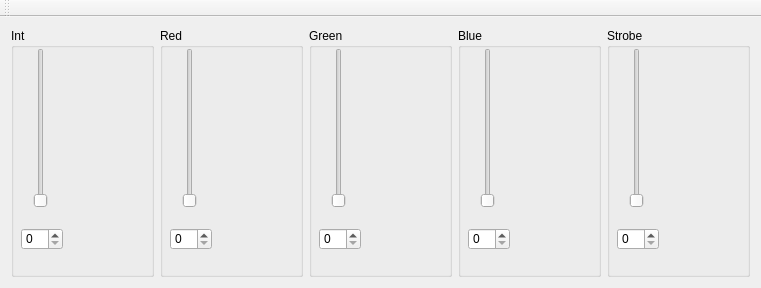
<?xml version="1.0" encoding="UTF-8"?>
<ui version="4.0">
 <class>MainWindow</class>
 <widget class="QMainWindow" name="MainWindow">
  <property name="geometry">
   <rect>
    <x>0</x>
    <y>0</y>
    <width>761</width>
    <height>288</height>
   </rect>
  </property>
  <property name="sizePolicy">
   <sizepolicy hsizetype="Preferred" vsizetype="Fixed">
    <horstretch>0</horstretch>
    <verstretch>0</verstretch>
   </sizepolicy>
  </property>
  <property name="windowTitle">
   <string>Mini DMX</string>
  </property>
  <widget class="QWidget" name="centralWidget">
   <layout class="QHBoxLayout" name="horizontalLayout">
    <item>
     <layout class="QGridLayout" name="gridLayout">
      <item row="0" column="0">
       <layout class="QHBoxLayout" name="horizontalLayout_2">
        <item>
         <widget class="QGroupBox" name="groupBox">
          <property name="title">
           <string>Int</string>
          </property>
          <widget class="QSlider" name="verticalSlider">
           <property name="geometry">
            <rect>
             <x>20</x>
             <y>20</y>
             <width>19</width>
             <height>160</height>
            </rect>
           </property>
           <property name="maximum">
            <number>255</number>
           </property>
           <property name="singleStep">
            <number>1</number>
           </property>
           <property name="orientation">
            <enum>Qt::Vertical</enum>
           </property>
          </widget>
          <widget class="QSpinBox" name="levelSpinBox">
           <property name="geometry">
            <rect>
             <x>10</x>
             <y>200</y>
             <width>42</width>
             <height>22</height>
            </rect>
           </property>
           <property name="maximum">
            <number>255</number>
           </property>
          </widget>
         </widget>
        </item>
        <item>
         <widget class="QGroupBox" name="groupBox_2">
          <property name="title">
           <string>Red</string>
          </property>
          <widget class="QSlider" name="verticalSlider_2">
           <property name="geometry">
            <rect>
             <x>20</x>
             <y>20</y>
             <width>19</width>
             <height>160</height>
            </rect>
           </property>
           <property name="maximum">
            <number>255</number>
           </property>
           <property name="singleStep">
            <number>1</number>
           </property>
           <property name="orientation">
            <enum>Qt::Vertical</enum>
           </property>
          </widget>
          <widget class="QSpinBox" name="rSpinBox">
           <property name="geometry">
            <rect>
             <x>10</x>
             <y>200</y>
             <width>42</width>
             <height>22</height>
            </rect>
           </property>
           <property name="maximum">
            <number>255</number>
           </property>
          </widget>
         </widget>
        </item>
        <item>
         <widget class="QGroupBox" name="groupBox_3">
          <property name="title">
           <string>Green</string>
          </property>
          <widget class="QSlider" name="verticalSlider_3">
           <property name="geometry">
            <rect>
             <x>20</x>
             <y>20</y>
             <width>19</width>
             <height>160</height>
            </rect>
           </property>
           <property name="maximum">
            <number>255</number>
           </property>
           <property name="singleStep">
            <number>1</number>
           </property>
           <property name="orientation">
            <enum>Qt::Vertical</enum>
           </property>
          </widget>
          <widget class="QSpinBox" name="gSpinBox">
           <property name="geometry">
            <rect>
             <x>10</x>
             <y>200</y>
             <width>42</width>
             <height>22</height>
            </rect>
           </property>
           <property name="maximum">
            <number>255</number>
           </property>
          </widget>
         </widget>
        </item>
        <item>
         <widget class="QGroupBox" name="groupBox_4">
          <property name="title">
           <string>Blue</string>
          </property>
          <widget class="QSlider" name="verticalSlider_4">
           <property name="geometry">
            <rect>
             <x>20</x>
             <y>20</y>
             <width>19</width>
             <height>160</height>
            </rect>
           </property>
           <property name="maximum">
            <number>255</number>
           </property>
           <property name="singleStep">
            <number>1</number>
           </property>
           <property name="orientation">
            <enum>Qt::Vertical</enum>
           </property>
          </widget>
          <widget class="QSpinBox" name="bSpinBox">
           <property name="geometry">
            <rect>
             <x>10</x>
             <y>200</y>
             <width>42</width>
             <height>22</height>
            </rect>
           </property>
           <property name="maximum">
            <number>255</number>
           </property>
          </widget>
         </widget>
        </item>
        <item>
         <widget class="QGroupBox" name="groupBox_5">
          <property name="title">
           <string>Strobe</string>
          </property>
          <widget class="QSlider" name="verticalSlider_5">
           <property name="geometry">
            <rect>
             <x>20</x>
             <y>20</y>
             <width>19</width>
             <height>160</height>
            </rect>
           </property>
           <property name="maximum">
            <number>255</number>
           </property>
           <property name="singleStep">
            <number>1</number>
           </property>
           <property name="orientation">
            <enum>Qt::Vertical</enum>
           </property>
          </widget>
          <widget class="QSpinBox" name="strobeSpinBox">
           <property name="geometry">
            <rect>
             <x>10</x>
             <y>200</y>
             <width>42</width>
             <height>22</height>
            </rect>
           </property>
           <property name="maximum">
            <number>255</number>
           </property>
          </widget>
         </widget>
        </item>
       </layout>
      </item>
     </layout>
    </item>
   </layout>
  </widget>
  <widget class="QMenuBar" name="menuBar">
   <property name="geometry">
    <rect>
     <x>0</x>
     <y>0</y>
     <width>761</width>
     <height>21</height>
    </rect>
   </property>
  </widget>
  <widget class="QToolBar" name="mainToolBar">
   <attribute name="toolBarArea">
    <enum>TopToolBarArea</enum>
   </attribute>
   <attribute name="toolBarBreak">
    <bool>false</bool>
   </attribute>
  </widget>
 </widget>
 <layoutdefault spacing="6" margin="11"/>
 <resources/>
 <connections>
  <connection>
   <sender>verticalSlider</sender>
   <signal>sliderMoved(int)</signal>
   <receiver>levelSpinBox</receiver>
   <slot>setValue(int)</slot>
   <hints>
    <hint type="sourcelabel">
     <x>39</x>
     <y>142</y>
    </hint>
    <hint type="destinationlabel">
     <x>40</x>
     <y>253</y>
    </hint>
   </hints>
  </connection>
  <connection>
   <sender>levelSpinBox</sender>
   <signal>valueChanged(int)</signal>
   <receiver>verticalSlider</receiver>
   <slot>setValue(int)</slot>
   <hints>
    <hint type="sourcelabel">
     <x>40</x>
     <y>253</y>
    </hint>
    <hint type="destinationlabel">
     <x>39</x>
     <y>142</y>
    </hint>
   </hints>
  </connection>
  <connection>
   <sender>levelSpinBox</sender>
   <signal>valueChanged(int)</signal>
   <receiver>MainWindow</receiver>
   <slot>faderSliderMoved()</slot>
   <hints>
    <hint type="sourcelabel">
     <x>40</x>
     <y>253</y>
    </hint>
    <hint type="destinationlabel">
     <x>199</x>
     <y>149</y>
    </hint>
   </hints>
  </connection>
  <connection>
   <sender>verticalSlider</sender>
   <signal>sliderMoved(int)</signal>
   <receiver>MainWindow</receiver>
   <slot>faderSliderMoved()</slot>
   <hints>
    <hint type="sourcelabel">
     <x>39</x>
     <y>142</y>
    </hint>
    <hint type="destinationlabel">
     <x>199</x>
     <y>149</y>
    </hint>
   </hints>
  </connection>
  <connection>
   <sender>rSpinBox</sender>
   <signal>valueChanged(int)</signal>
   <receiver>verticalSlider_2</receiver>
   <slot>setValue(int)</slot>
   <hints>
    <hint type="sourcelabel">
     <x>111</x>
     <y>252</y>
    </hint>
    <hint type="destinationlabel">
     <x>110</x>
     <y>186</y>
    </hint>
   </hints>
  </connection>
  <connection>
   <sender>verticalSlider_2</sender>
   <signal>sliderMoved(int)</signal>
   <receiver>rSpinBox</receiver>
   <slot>setValue(int)</slot>
   <hints>
    <hint type="sourcelabel">
     <x>111</x>
     <y>119</y>
    </hint>
    <hint type="destinationlabel">
     <x>122</x>
     <y>257</y>
    </hint>
   </hints>
  </connection>
  <connection>
   <sender>gSpinBox</sender>
   <signal>valueChanged(int)</signal>
   <receiver>verticalSlider_3</receiver>
   <slot>setValue(int)</slot>
   <hints>
    <hint type="sourcelabel">
     <x>177</x>
     <y>256</y>
    </hint>
    <hint type="destinationlabel">
     <x>180</x>
     <y>202</y>
    </hint>
   </hints>
  </connection>
  <connection>
   <sender>bSpinBox</sender>
   <signal>valueChanged(int)</signal>
   <receiver>verticalSlider_4</receiver>
   <slot>setValue(int)</slot>
   <hints>
    <hint type="sourcelabel">
     <x>259</x>
     <y>249</y>
    </hint>
    <hint type="destinationlabel">
     <x>263</x>
     <y>217</y>
    </hint>
   </hints>
  </connection>
  <connection>
   <sender>verticalSlider_4</sender>
   <signal>sliderMoved(int)</signal>
   <receiver>bSpinBox</receiver>
   <slot>setValue(int)</slot>
   <hints>
    <hint type="sourcelabel">
     <x>265</x>
     <y>113</y>
    </hint>
    <hint type="destinationlabel">
     <x>258</x>
     <y>259</y>
    </hint>
   </hints>
  </connection>
  <connection>
   <sender>verticalSlider_3</sender>
   <signal>sliderMoved(int)</signal>
   <receiver>gSpinBox</receiver>
   <slot>setValue(int)</slot>
   <hints>
    <hint type="sourcelabel">
     <x>181</x>
     <y>99</y>
    </hint>
    <hint type="destinationlabel">
     <x>194</x>
     <y>253</y>
    </hint>
   </hints>
  </connection>
  <connection>
   <sender>rSpinBox</sender>
   <signal>valueChanged(int)</signal>
   <receiver>MainWindow</receiver>
   <slot>faderSliderMoved()</slot>
   <hints>
    <hint type="sourcelabel">
     <x>101</x>
     <y>258</y>
    </hint>
    <hint type="destinationlabel">
     <x>144</x>
     <y>251</y>
    </hint>
   </hints>
  </connection>
  <connection>
   <sender>gSpinBox</sender>
   <signal>valueChanged(int)</signal>
   <receiver>MainWindow</receiver>
   <slot>faderSliderMoved()</slot>
   <hints>
    <hint type="sourcelabel">
     <x>178</x>
     <y>254</y>
    </hint>
    <hint type="destinationlabel">
     <x>214</x>
     <y>267</y>
    </hint>
   </hints>
  </connection>
  <connection>
   <sender>bSpinBox</sender>
   <signal>valueChanged(int)</signal>
   <receiver>MainWindow</receiver>
   <slot>faderSliderMoved()</slot>
   <hints>
    <hint type="sourcelabel">
     <x>269</x>
     <y>250</y>
    </hint>
    <hint type="destinationlabel">
     <x>286</x>
     <y>247</y>
    </hint>
   </hints>
  </connection>
  <connection>
   <sender>verticalSlider_4</sender>
   <signal>sliderMoved(int)</signal>
   <receiver>MainWindow</receiver>
   <slot>faderSliderMoved()</slot>
   <hints>
    <hint type="sourcelabel">
     <x>270</x>
     <y>117</y>
    </hint>
    <hint type="destinationlabel">
     <x>214</x>
     <y>106</y>
    </hint>
   </hints>
  </connection>
  <connection>
   <sender>verticalSlider_3</sender>
   <signal>sliderMoved(int)</signal>
   <receiver>MainWindow</receiver>
   <slot>faderSliderMoved()</slot>
   <hints>
    <hint type="sourcelabel">
     <x>183</x>
     <y>130</y>
    </hint>
    <hint type="destinationlabel">
     <x>145</x>
     <y>132</y>
    </hint>
   </hints>
  </connection>
  <connection>
   <sender>verticalSlider_2</sender>
   <signal>sliderMoved(int)</signal>
   <receiver>MainWindow</receiver>
   <slot>faderSliderMoved()</slot>
   <hints>
    <hint type="sourcelabel">
     <x>108</x>
     <y>80</y>
    </hint>
    <hint type="destinationlabel">
     <x>76</x>
     <y>89</y>
    </hint>
   </hints>
  </connection>
  <connection>
   <sender>verticalSlider_5</sender>
   <signal>sliderMoved(int)</signal>
   <receiver>strobeSpinBox</receiver>
   <slot>setValue(int)</slot>
   <hints>
    <hint type="sourcelabel">
     <x>342</x>
     <y>184</y>
    </hint>
    <hint type="destinationlabel">
     <x>342</x>
     <y>258</y>
    </hint>
   </hints>
  </connection>
  <connection>
   <sender>strobeSpinBox</sender>
   <signal>valueChanged(int)</signal>
   <receiver>verticalSlider_5</receiver>
   <slot>setValue(int)</slot>
   <hints>
    <hint type="sourcelabel">
     <x>356</x>
     <y>258</y>
    </hint>
    <hint type="destinationlabel">
     <x>340</x>
     <y>116</y>
    </hint>
   </hints>
  </connection>
  <connection>
   <sender>verticalSlider_5</sender>
   <signal>sliderMoved(int)</signal>
   <receiver>MainWindow</receiver>
   <slot>faderSliderMoved()</slot>
   <hints>
    <hint type="sourcelabel">
     <x>344</x>
     <y>120</y>
    </hint>
    <hint type="destinationlabel">
     <x>308</x>
     <y>153</y>
    </hint>
   </hints>
  </connection>
  <connection>
   <sender>strobeSpinBox</sender>
   <signal>valueChanged(int)</signal>
   <receiver>MainWindow</receiver>
   <slot>faderSliderMoved()</slot>
   <hints>
    <hint type="sourcelabel">
     <x>330</x>
     <y>251</y>
    </hint>
    <hint type="destinationlabel">
     <x>309</x>
     <y>213</y>
    </hint>
   </hints>
  </connection>
 </connections>
 <slots>
  <slot>faderSliderMoved()</slot>
 </slots>
</ui>
